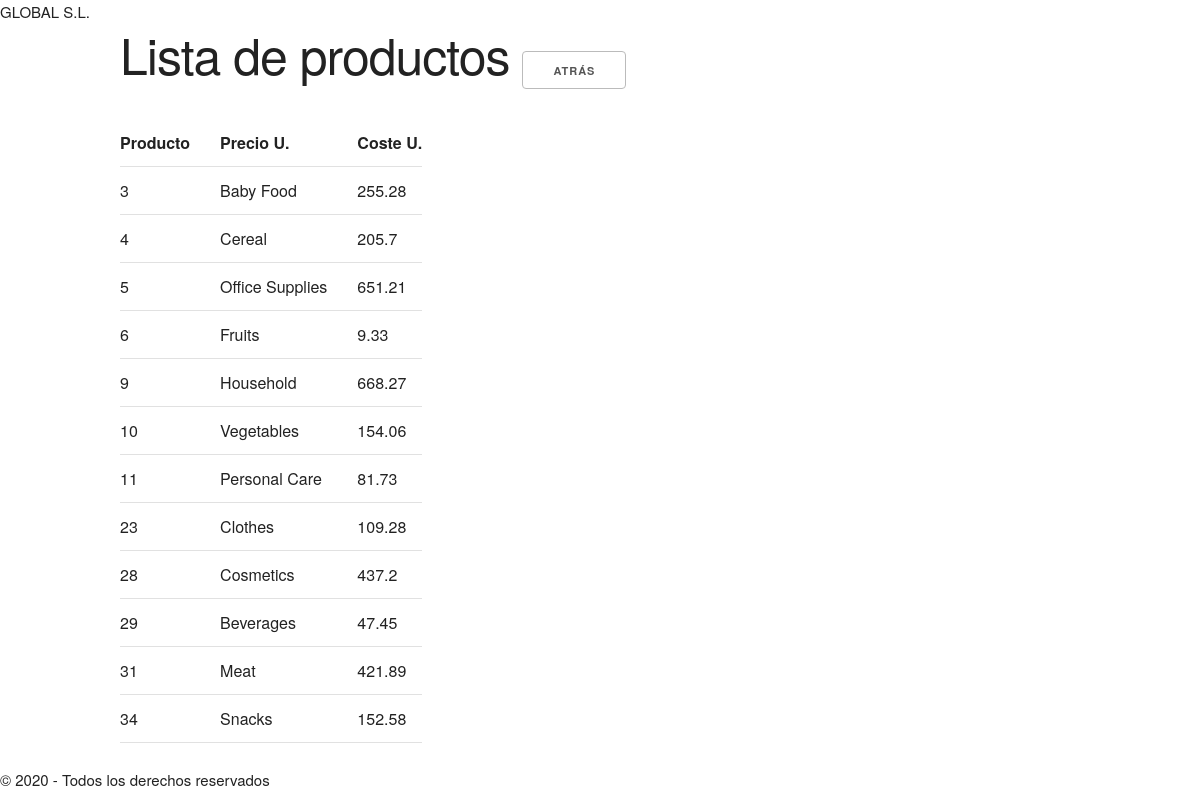
Before: /productos with the older database file.
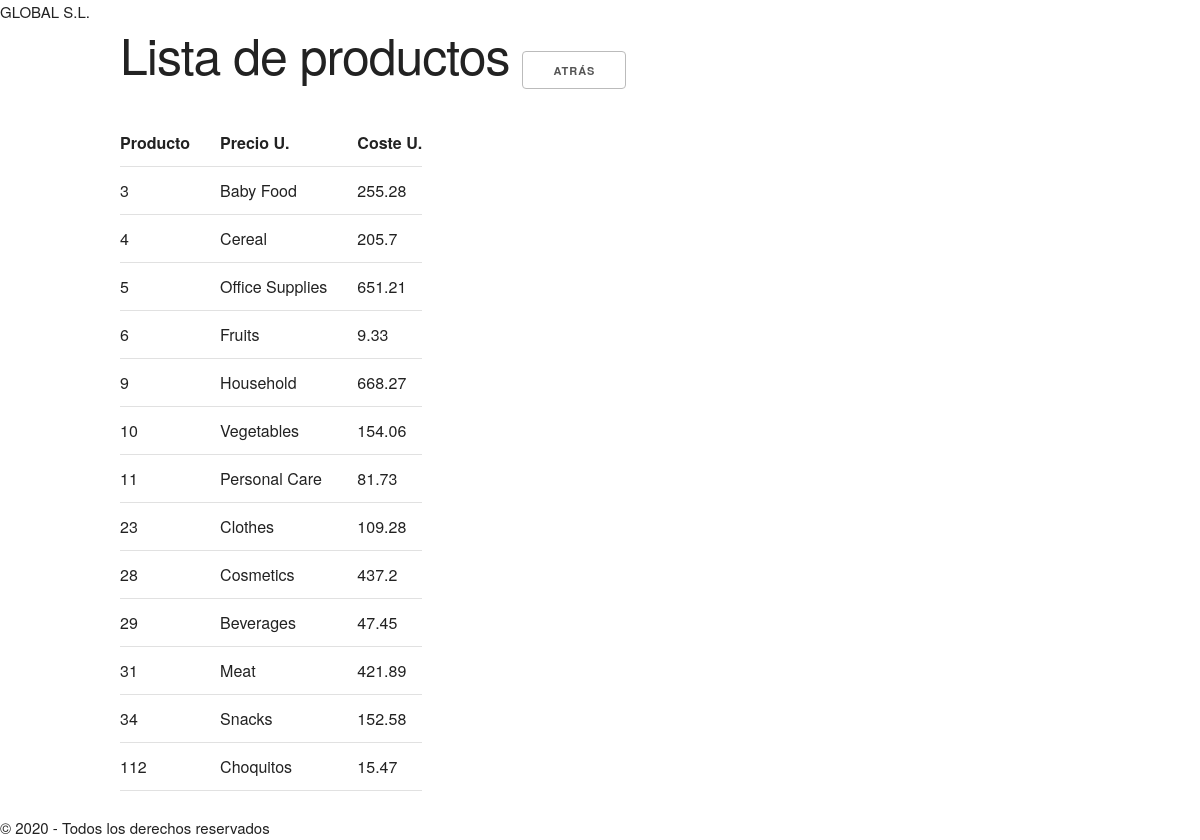
After: the same page with the newer database file.
### tables this page shows
CREATE TABLE "productos" (
	"id"	INTEGER UNIQUE,
	"tipo_producto"	TEXT NOT NULL UNIQUE,
	"precio_unitario"	REAL NOT NULL,
	"coste_unitario"	BLOB NOT NULL,
	PRIMARY KEY("id" AUTOINCREMENT)
);

### run.py (the view)
@app.route("/productos")
def productos():
    conn = sqlite3.connect(BASE_DATOS)
    cur = conn.cursor()
    query = "SELECT id, tipo_producto, precio_unitario, coste_unitario FROM productos"
    productos = cur.execute(query).fetchall()  #Léemelo todo
    conn.close()
    return render_template('productos.html', productos=productos)

### templates/productos.html (shortened to what this page needs)
{% extends 'base.html' %}
{% block contenido %}
    <h1>Lista de productos <a class="button" href="/">Atrás</a></h1>
    <table>
        <tr>
            <th>Producto</th>
            <th>Precio U.</th>
            <th>Coste U.</th>
        </tr>
        {% for producto in productos %}
        <tr>
            <td class="producto">{{ producto[0] }}</td>
            <td>{{ producto[1] }}</td>
            <td>{{ producto[2] }}</td>
        </tr>
        {% endfor %}
    </table>
{% endblock %}

### templates/base.html (shortened to what this page needs)
<html lang="en">
<head>
    <link rel="stylesheet" href="/static/normalize.css">
    <link rel="stylesheet" href="/static/skeleton.css">
</head>
<body>
    <header>
        GLOBAL S.L.
    </header>
    <section class="container">
        {% block contenido %}{% endblock %}
    </section>
    <footer>
        &copy; 2020 - Todos los derechos reservados
    </footer>
</body>
</html>

### static/skeleton.css (style rules this page uses)
.container { position: relative; width: 100%; max-width: 960px; margin: 0 auto; padding: 0 20px; box-sizing: border-box; }
@media (min-width: 400px) { .container { width: 85%; padding: 0; } }
@media (min-width: 550px) { .container { width: 80%; } }
html { font-size: 62.5%; }
body { font-size: 1.5em; line-height: 1.6; font-weight: 400; font-family: "Raleway", "HelveticaNeue", "Helvetica Neue", Helvetica, Arial, sans-serif; color: #222; }
h1, h2, h3, h4, h5, h6 { margin-top: 0; margin-bottom: 2rem; font-weight: 300; }
h1 { font-size: 4.0rem; line-height: 1.2; letter-spacing: -.1rem; }
@media (min-width: 550px) { h1 { font-size: 5.0rem; } }
a { color: #1EAEDB; }
.button, button, input[type="submit"], input[type="reset"], input[type="button"] { display: inline-block; height: 38px; padding: 0 30px; color: #555; text-align: center; font-size: 11px; font-weight: 600; line-height: 38px; letter-spacing: .1rem; text-transform: uppercase; text-decoration: none; white-space: nowrap; background-color: transparent; border-radius: 4px; border: 1px solid #bbb; cursor: pointer; box-sizing: border-box; }
th, td { padding: 12px 15px; text-align: left; border-bottom: 1px solid #E1E1E1; }
th:first-child, td:first-child { padding-left: 0; }
th:last-child, td:last-child { padding-right: 0; }
button, .button { margin-bottom: 1rem; }
pre, blockquote, dl, figure, table, p, ul, ol, form { margin-bottom: 2.5rem; }
.container:after, .row:after, .u-cf { content: ""; display: table; clear: both; }

Changed rows visible on the page:
added productos: id "112", tipo_producto "Choquitos", precio_unitario "15.47"
